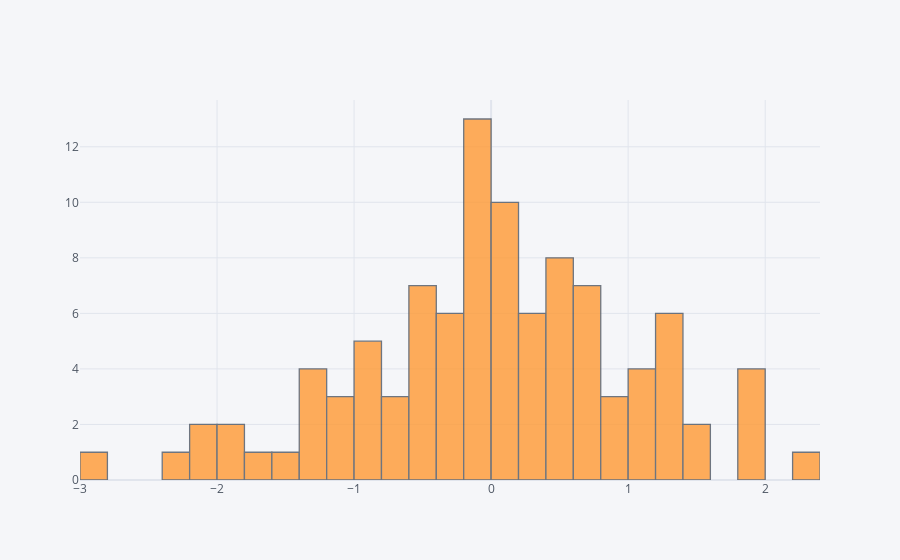

Notebook source saved alongside this figure:
### Code cell
df['A'].iplot(kind='hist', bins=50)

### Figure 1 — Plotly figure (JSON) as saved in the notebook; plotly's stock layout.template omitted (floating-point values rounded to 4 significant figures)
{"data": [{"histfunc": "count", "histnorm": "", "marker": {"color": "rgba(255, 153, 51, 1.0)", "line": {"color": "#4D5663", "width": 1.3}}, "name": "A", "nbinsx": 50, "opacity": 0.8, "orientation": "v", "type": "histogram", "x": [1.298, 0.02892, 0.6488, -0.6519, 0.6103, -0.9802, -0.07589, -2.158, 0.8687, -0.9351, -0.05514, -0.2859, 0.5289, 0.2782, 0.1637, -0.3924, 0.8934, 0.4083, -0.696, -1.182, 1.116, 0.3065, -2.034, 1.23, 0.05746, -1.9, 0.1416, -1.224, 1.201, 1.429, -1.141, 0.5353, 1.094, 0.2242, -0.8825, -1.819, 0.7229, 0.9125, 0.1111, -0.08087, 1.21, 1.852, -0.1214, -0.4858, 1.34, -0.1752, -1.374, -0.1897, 0.192, -0.1804, -0.1562, -2.841, -0.435, 0.2238, 1.079, -0.3265, 0.08434, -0.1376, -0.4306, 0.1716, -1.604, 0.05718, -0.06196, 0.6381, 0.6194, -0.7094, -0.2941, 0.5636, 0.1759, 1.845, -0.3636, -0.5476, 0.6972, -0.1027, 1.486, -0.9602, 0.5909, 0.4128, -0.5267, -1.217, 1.929, 2.234, 1.334, 0.4232, 0.2226, -0.4043, 0.6595, -2.286, 1.028, -1.037, -0.5828, -0.3134, -1.387, 0.41, 0.2407, -0.1202, -0.9686, -0.03808, 1.802, -1.43]}], "layout": {"barmode": "overlay", "legend": {"bgcolor": "#F5F6F9", "font": {"color": "#4D5663"}}, "paper_bgcolor": "#F5F6F9", "plot_bgcolor": "#F5F6F9", "title": {"font": {"color": "#4D5663"}}, "xaxis": {"gridcolor": "#E1E5ED", "showgrid": true, "tickfont": {"color": "#4D5663"}, "title": {"font": {"color": "#4D5663"}, "text": ""}, "zerolinecolor": "#E1E5ED"}, "yaxis": {"gridcolor": "#E1E5ED", "showgrid": true, "tickfont": {"color": "#4D5663"}, "title": {"font": {"color": "#4D5663"}, "text": ""}, "zerolinecolor": "#E1E5ED"}}}
